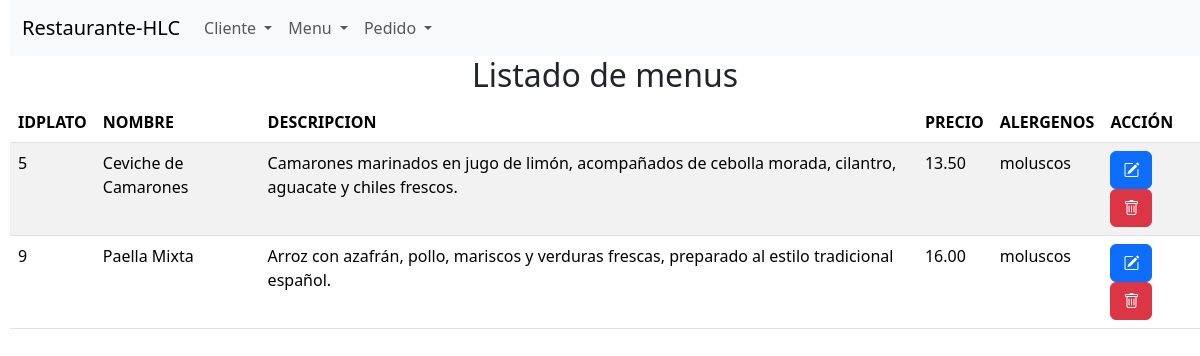
The page /get_menu.php?selectAlergenos=moluscos on the database its author committed.
### tables this page shows
CREATE TABLE `menu` (
  `idplato` int NOT NULL,
  `nombre` varchar(40) NOT NULL,
  `descripcion` varchar(500) NOT NULL,
  `precio` double(10,2) NOT NULL,
  `alergenos` varchar(150) NOT NULL
);

### get_menu.php (the view, shortened to what this page needs)
<?php
$conexion = obtenerConexion();
if (isset($_GET['selectAlergenos']) || isset($_GET['txtNombrePlato']) || isset($_GET['txtDescripcion'])) {
    $alergenos = $_GET['selectAlergenos'];
    $nombre = $_GET['txtNombrePlato'];
    $descripcion = $_GET['txtDescripcion'];
    $sql = "SELECT * FROM menu WHERE alergenos = '$alergenos' OR descripcion = '$descripcion' OR nombre = '$nombre' ORDER BY idplato ASC;";
}else{
$sql = "SELECT * FROM menu ORDER BY idplato ASC;";
}
$resultado = mysqli_query($conexion, $sql);
$mensaje = "<h2 class='text-center'>Listado de menus</h2>";
$mensaje .= "<table class='table table-striped'>";
$mensaje .= "<thead><tr><th>IDPLATO</th><th>NOMBRE</th><th>DESCRIPCION</th><th>PRECIO</th><th>ALERGENOS</th><th>ACCIÓN</th></tr></thead>";
$mensaje .= "<tbody>";
while ($fila = mysqli_fetch_assoc($resultado)) {
    $mensaje .= "<tr><td>" . $fila['idplato'] . "</td>";
    $mensaje .= "<td>" . $fila['nombre'] . "</td>";
    $mensaje .= "<td>" . $fila['descripcion'] . "</td>";
    $mensaje .= "<td>" . $fila['precio'] . "</td>";
    $mensaje .= "<td>" . $fila['alergenos'] . "</td>";
    $mensaje .= "<td><form class='d-inline me-1' action='editar_menu.php' method='post'>";
    $mensaje .= "<input type='hidden' name='menu' value='" . htmlspecialchars(json_encode($fila),ENT_QUOTES) . "' />";
    $mensaje .= "<button name='Editar' class='btn btn-primary'><i class='bi bi-pencil-square'></i></button></form>";
    $mensaje .= "<form class='d-inline' action='borrar_menu.php' method='post'>";
    $mensaje .= "<input type='hidden' name='idplato' value='" . $fila['idplato']  . "' />";
    $mensaje .= "<button name='Borrar' class='btn btn-danger'><i class='bi bi-trash'></i></button></form>";
    $mensaje .= "</td></tr>";
}
$mensaje .= "</tbody></table>";
echo $mensaje;

### rows shown on the page
menu: idplato "5", nombre "Ceviche de Camarones", descripcion "Camarones marinados en jugo de limón, acompañados de cebolla morada, cilantro, aguacate y chiles frescos.", precio "13.50", alergenos "moluscos"
menu: idplato "9", nombre "Paella Mixta", descripcion "Arroz con azafrán, pollo, mariscos y verduras frescas, preparado al estilo tradicional español.", precio "16.00", alergenos "moluscos"
